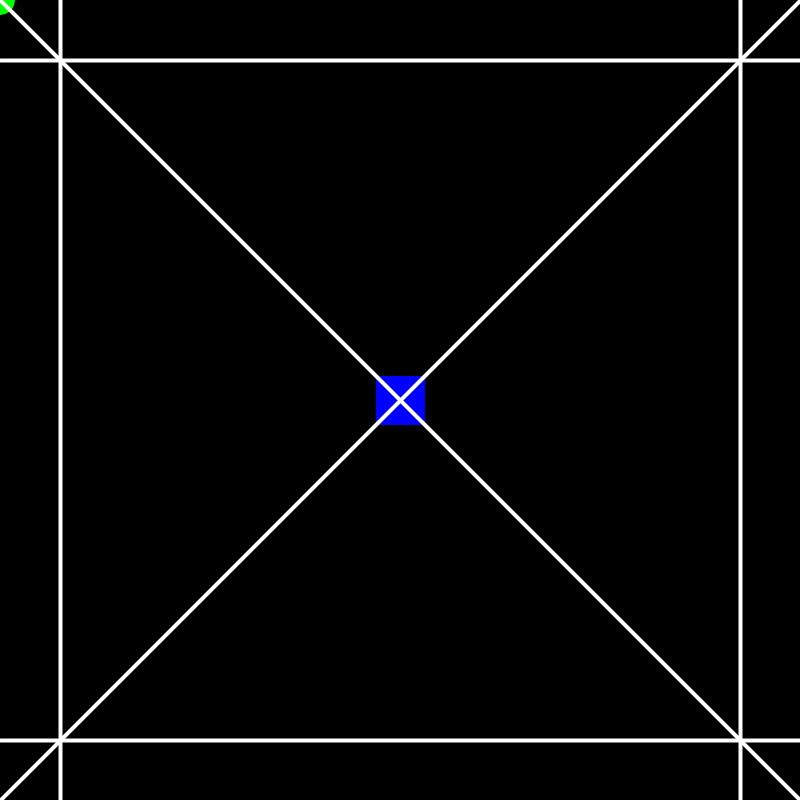
Frame 1 (no input)
Frame 60 (the mouse pressed at the canvas centre just before this capture): identical to frame 1, image omitted
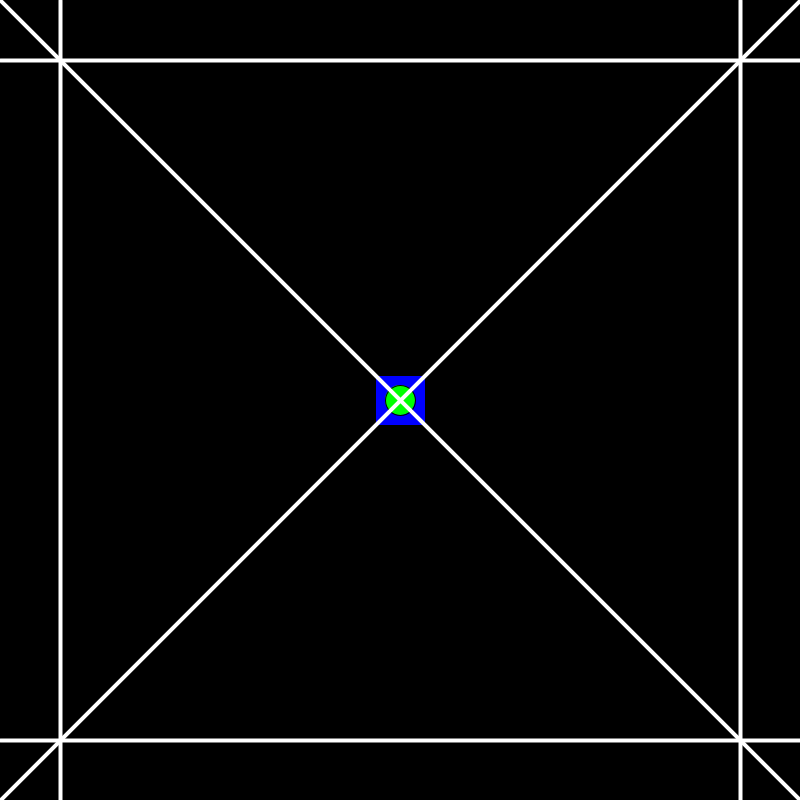
Frame 120 (the mouse held since frame 60 and released just before this capture)

The Processing sketch that drew these frames (run headless with seeded random() and noise(); from frame 60 on, the mouse is pressed at the canvas centre):

// Processing sketch: VoidFunctions
// ── VoidFunctions.pde
void setup() {
  size(800, 800);
  background(0);
}

void draw() {
  background(0);
  drawARect();
  drawACircleWith(0,255, 0);
  drawAHorizontalLineAt(60);
  drawAVerticalLineAt(60);
  drawAHorizontalLineAt(740);
  drawAVerticalLineAt(740);
  drawASlantedLinePositive(true);
  drawASlantedLinePositive(false);
}

void drawARect() {
  refreshStroke();
  fill(0, 0, 255);
  int size = 50;
  rect(width/2-size/2, height/2-size/2, size, size);
}

void drawACircleWith(int r, int g, int b){
  refreshStroke();
  fill(r, g, b);
  ellipse(mouseX, mouseY, 30, 30);
}

void drawAHorizontalLineAt(int y){
  whiteStroke();
  line(0, y, width, y);
}

void drawAVerticalLineAt(int x){
  whiteStroke();
  line(x, 0, x, height);
}

void drawASlantedLinePositive(boolean b){
  whiteStroke();
  if(b == true){
    line(0, height, width, 0);
  }
  if(b == false){
    line(0, 0, width, height);
  }
}

void refreshStroke(){
  strokeWeight(1);
  stroke(0);
}

void whiteStroke(){
  strokeWeight(4);
  stroke(255);
}
